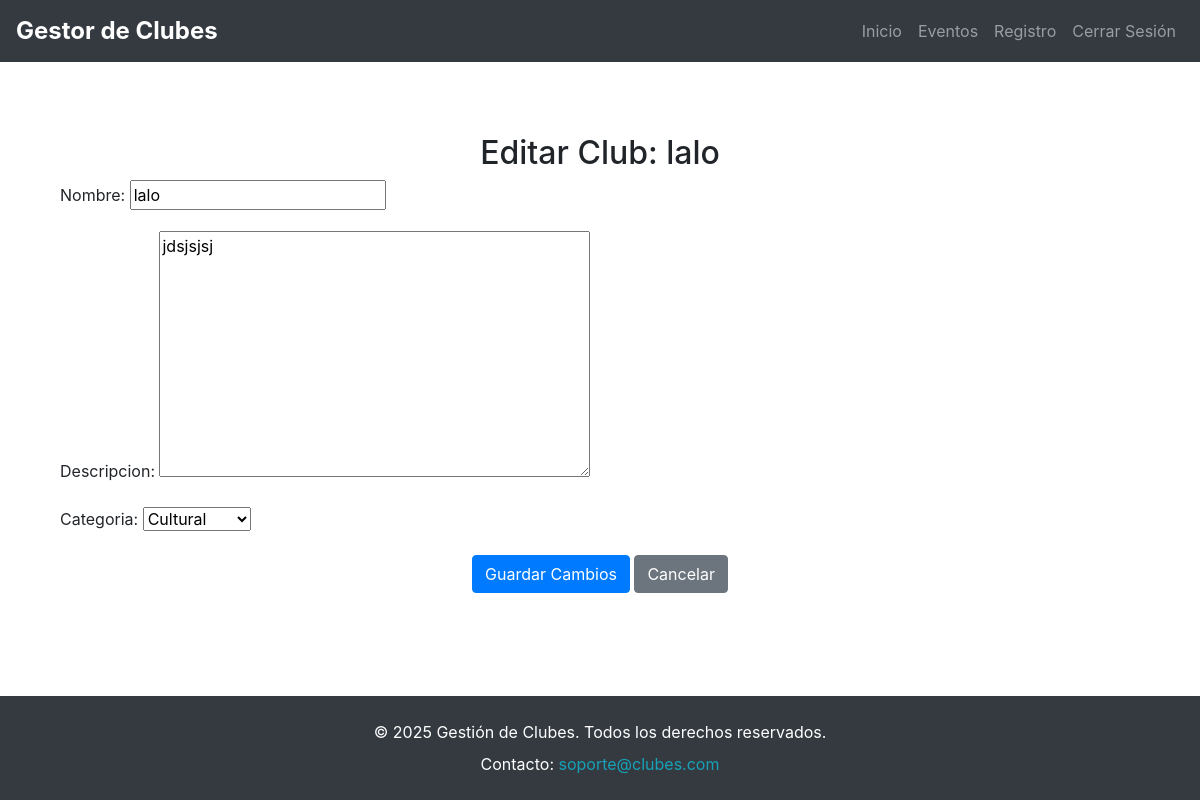
/1/editar/ (signed in), run on an earlier commit of the app's database.
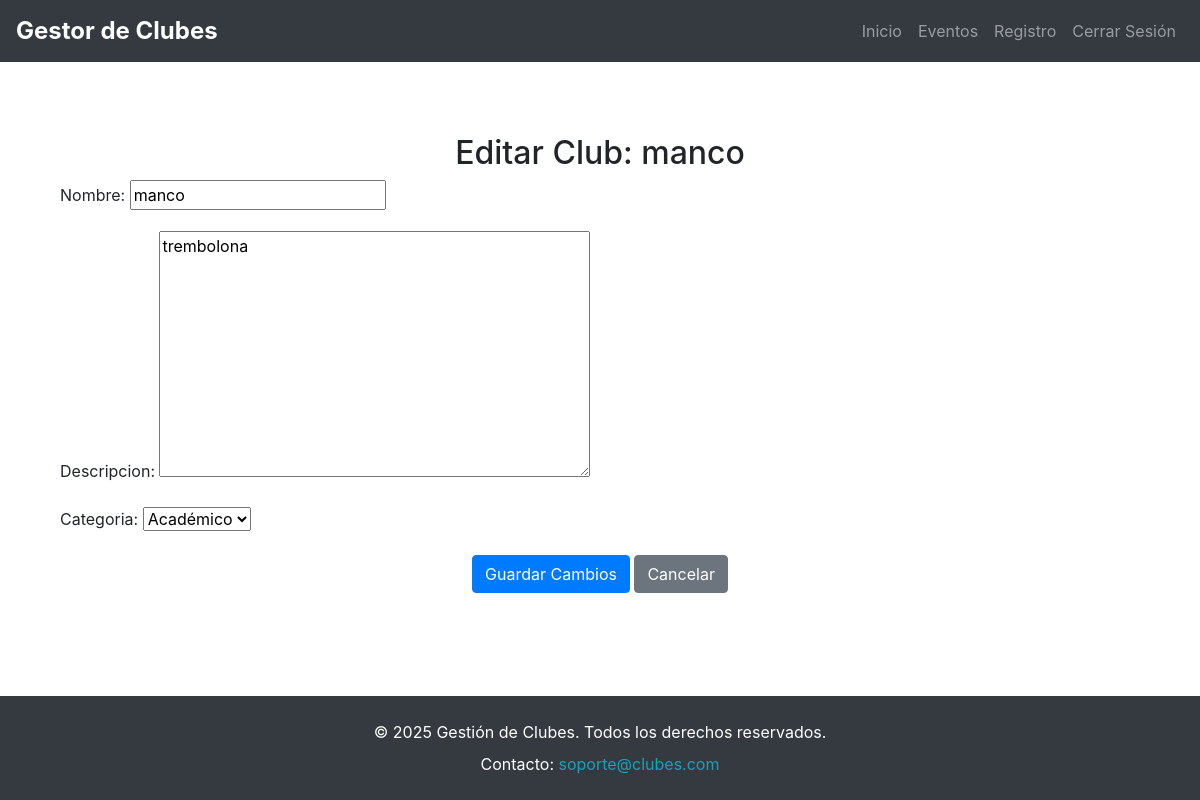
And on a later commit of the database.
### clubes/models.py (models this page shows)
class Club(models.Model):
    CATEGORIAS = (
        ('academico', 'Académico'),
        ('deportivo', 'Deportivo'),
        ('cultural', 'Cultural'),
    )
    nombre = models.CharField(max_length=100)
    descripcion = models.TextField()
    categoria = models.CharField(max_length=20, choices=CATEGORIAS)
    lider = models.ForeignKey(Usuario, on_delete=models.CASCADE)

### clubes/views.py (the view)
# urls.py: path('<int:club_id>/editar/', views.editar_club, name='editar_club'),  # Editar club
@login_required
def editar_club(request, club_id):
    club = get_object_or_404(Club, id=club_id, lider=request.user)  # Solo el líder puede editar
    if request.method == 'POST':
        form = CrearClubForm(request.POST, instance=club)
        if form.is_valid():
            form.save()
            return redirect('detalle_club', club_id=club.id)  # Redirige al detalle del club
    else:
        form = CrearClubForm(instance=club)
    return render(request, 'clubes/editar_club.html', {'form': form, 'club': club})  # Cambiado a editar_club.html

### clubes/forms.py
class CrearClubForm(forms.ModelForm):
    class Meta:
        model = Club
        fields = ['nombre', 'descripcion', 'categoria']  # Excluye 'lider'

### templates/clubes/editar_club.html (shortened to what this page needs)
{% extends 'base.html' %}
{% block content %}
<div class="container mt-4">
    <h2 class="text-center">Editar Club: {{ club.nombre }}</h2>
    <form method="post">
        {{ form.as_p }}
        <div class="text-center">
            <button type="submit" class="btn btn-primary">Guardar Cambios</button>
            <a href="{% url 'lista_clubes' %}" class="btn btn-secondary">Cancelar</a>
        </div>
    </form>
</div>
{% endblock %}

What changed in the data, as far as the page shows it:
changed Club: nombre "lalo" → "manco"; descripcion "jdsjsjsj" → "trembolona"; categoria "Cultural" → "Académico"
